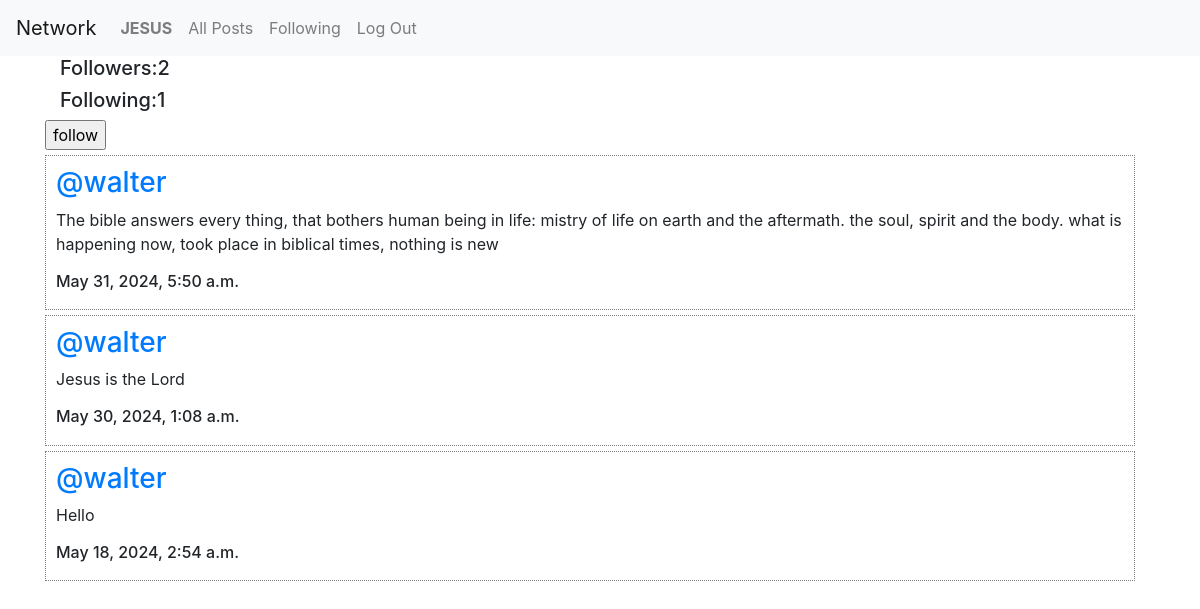
The app's page /profile/1 (signed in) with its own data.
### network/models.py (models this page shows, shortened)
class User(AbstractUser):
    pass

class Post(models.Model):
    user = models.ForeignKey(User, on_delete=models.CASCADE, related_name= "sender")
    information = models.CharField(max_length= 165)
    date = models.DateTimeField(auto_now_add= True)

### network/views.py (the view)
# urls.py: path("profile/<int:user_id>", views.profile, name="profile"),
def profile(request, user_id):
    user= User.objects.get(pk=user_id)
    all_posts= Post.objects.filter(user=user).order_by("id").reverse()
    following= Follow.objects.filter(user=user)
    followers= Follow.objects.filter(user_follower=user)
    try:
        verify_follow= followers.filter(user=User.objects.get(pk=request.user.id))
        if len(verify_follow) != 0:
            is_following = True
        else:
            is_following = False
    except:
            is_following != True
    paginator = Paginator(all_posts, 10)
    page_number = request.GET.get('page')
    page_posts= paginator.get_page(page_number)
    return render(request, "network/profile.html", {
                "all_posts":all_posts,
                "page_posts":page_posts,
                "username":user.username,
                "following":following,
                "followers":followers,
                "is_following":is_following,
                "user_identity":user,
    })

### network/templates/network/profile.html (shortened to what this page needs)
{% extends "network/layout.html" %}
{% load static %}
{% block body %}
    <div class="container">
        <div class="">
            <h5 class="col-6">Followers:{{followers.count}}</h5>
            <h5 class="col-6">Following:{{following.count}}</h5>
            {% if user.is_authenticated %}
                {% if user != user_identity %}
                    {% if is_following %}
                    <form action="{% url 'follow' %}" method="post">
                        <input type="submit" value="follow"/>
                    </form>
                {% else %}
                    <form action="{% url 'unfollow' %}" method="post">
                        {% csrf_token %}
                        <input type="hidden" name="follow1" value="{{user_identity}}"/>
                        <input type="submit" value="unfollow"/>
                    </form>
                    {% endif %}
                {% endif %}
            {% endif%}
    </div>
    <div class= "allPosts">
        {% for post in page_posts %}
            <div class= "post_2">
                <h3 class="username"><a href="{% url 'profile' user_id=post.user.id %}">@{{post.user}}</a></h3>
                <p class="information">{{post.information}}</p>
                <h6 class="date">{{post.date}}</h6>
            </div>
        {% endfor %}
    </div>
{% endblock %}

### network/templates/network/layout.html (shortened to what this page needs)
{% load static %}
<!DOCTYPE html>
<html lang="en">
    <head>
        <link rel="stylesheet" href="https://stackpath.bootstrapcdn.com/bootstrap/4.4.1/css/bootstrap.min.css">
        <link href="{% static 'network/style.css' %}" rel="stylesheet">
        <link rel="stylesheet" href="https://cdnjs.cloudflare.com/ajax/libs/font-awesome/4.7.0/css/font-awesome.min.css">
    </head>
    <body>
        <nav class="navbar navbar-expand-lg navbar-light bg-light">
            <a class="navbar-brand" href="{% url 'index' %}">Network</a>
            <div>
              <ul class="navbar-nav mr-auto">
                {% if user.is_authenticated %}
                    <li class="nav-item">
                        <a class="nav-link" href="{% url 'profile' user_id=user.id %}"><strong>{{ user.username }}</strong></a>
                    </li>
                {% endif %}
                    <li class="nav-item">
                        <a class="nav-link" href="{% url 'index' %}">All Posts</a>
                    </li>
                {% if user.is_authenticated %}
                    <li class="nav-item">
                        <a class="nav-link" href="{% url 'following' %}">Following</a>
                    </li>
                    <li class="nav-item">
                        <a class="nav-link" href="{% url 'logout' %}">Log Out</a>
                    </li>
                {% endif %}
              </ul>
            </div>
          </nav>
        <div class="body">
            {% block body %}
            {% endblock %}
        </div>
    </body>
</html>

### network/static/network/style.css (style rules this page uses)
.post_2 { border: 1px dotted grey; margin-top:5px; margin-bottom:5px; display:flex; justify-content:center; flex-direction:column;margin-right:20px; padding:10px; }

### network/templates/network/profile.html (style rules this page uses)
.post_2 { border:1px dotted grey; margin-top:5px; margin-bottom:5px; display:flex; justify-content:center; flex-direction:column;margin-right:20px; padding:10px; }

### records on screen
User: username "JESUS"
Post: user "walter", information "The bible answers every thing, that bothers human being in life: mistry of life on earth and the aftermath. the soul, spirit and the body. what is happening now, took place in biblical times, nothing is new", date "May 31, 2024, 5:50 a.m."
Post: user "walter", information "Jesus is the Lord", date "May 30, 2024, 1:08 a.m."
Post: user "walter", information "Hello", date "May 18, 2024, 2:54 a.m."

### other values on screen
{{ followers.count }} "2"
{{ following.count }} "1"
